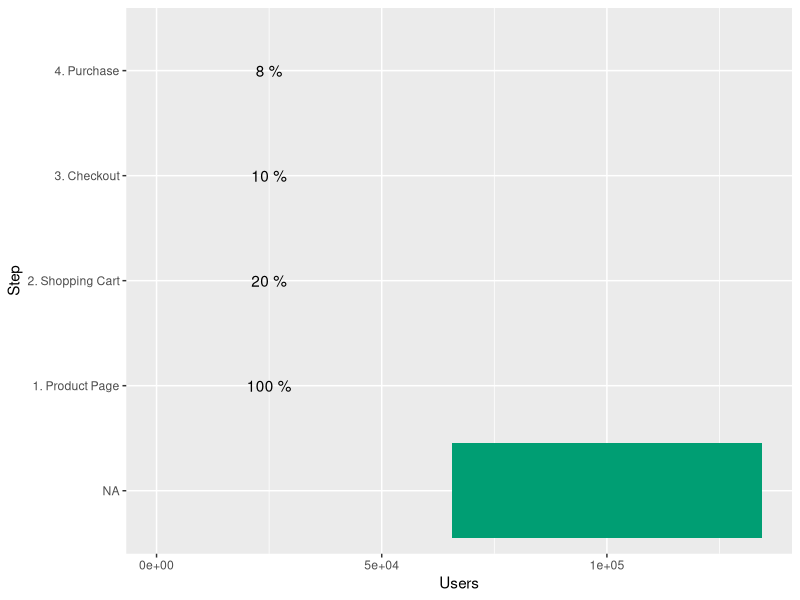

Write R code to recreate this figure.
library(ggplot2)
library(reshape2)

# https://medium.com/@randall.helms/visualizing-the-sales-funnel-a-simple-template-4dfbf0ff4400
#create a simple data frame
step = c('1. Product Page', '2. Shopping Cart', '3. Checkout', '4. Purchase')
users = c(50000, 10000, 5100, 3825) #add in your own numbers here
# ratio is the dropoff rate
ratio = users / users[1]
sales_funnel <- data.frame(step, users, ratio)

#format the data for creating the chart
all <- subset(sales_funnel, ratio == 1)$users

sales_funnel$padding <- (all - sales_funnel$users) / 2
molten <- melt(sales_funnel[, -3], id.var = 'step')
molten <- molten[order(molten$variable, decreasing = T), ]
molten$step <- factor(molten$step, level = rev(levels(molten$step)))

#make the chart
funnel_plot <- ggplot(molten, aes(x = step))  +
  geom_bar(aes(y = value, fill = variable),
           stat = 'identity',
           position = 'stack') +
  geom_text(data = sales_funnel, aes(y = all / 2, label = paste(round(ratio *
                                                                        100), '%')), color = 'black') + scale_fill_manual(values = c("#009E73", 'NA')) +
  coord_flip() +
  theme(legend.position = 'none') +
  labs(x = 'Step', y = 'Users')
print(funnel_plot)